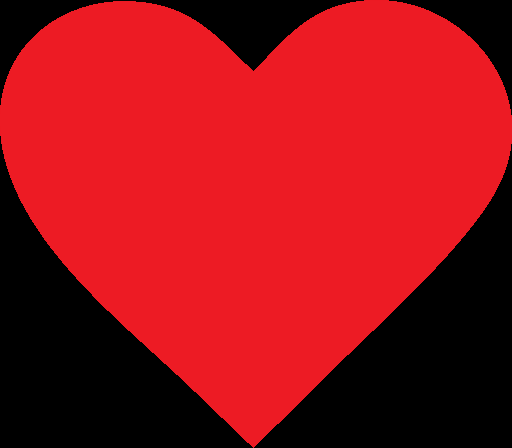
#> input picture data/example/red-heart.png, 512 x 448 px, found by its file name
$ python gen_path_image.py
#> lines starting #> are read from the running program, lines starting #| are printed output that depends on the picture; after the words box and inside, x2 and y2 are one past the last pixel; in counts of white or black regions, pixels touching at a corner belong together
from itertools import count
from socket import AF_IPX
import cv2
import numpy as np
from matplotlib import pyplot as plt

img = cv2.imread("data/example/red-heart.png") # open image
#> img is the input picture: shape (448, 512, 3); mean B, G, R 23.7, 17.8, 156

####################################### image process
gray = cv2.cvtColor(img,cv2.COLOR_BGR2GRAY)
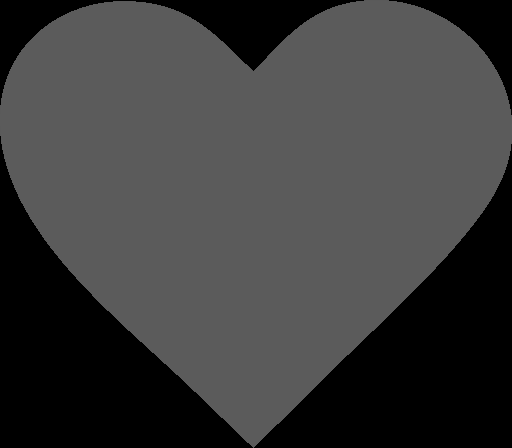
#> gray: shape (448, 512); min 0, max 91, mean 59.9
ret, binary = cv2.threshold(gray,50,255,cv2.THRESH_BINARY)
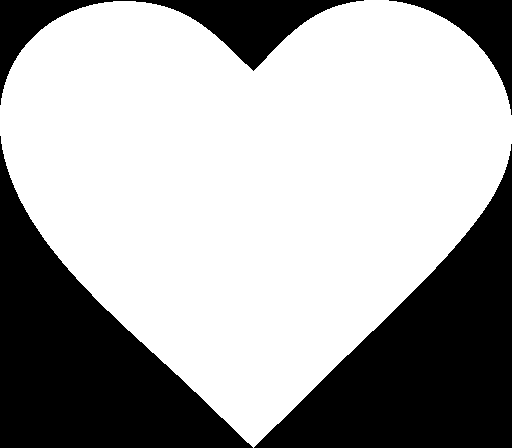
#> binary: shape (448, 512); 65.8% white; 4 black regions
cv2.imshow("gray", gray)
cv2.imshow("binary", binary)

# contours, hierarchy = cv2.findContours(binary,cv2.RETR_TREE,cv2.CHAIN_APPROX_SIMPLE)
contours, hierarchy = cv2.findContours(binary,cv2.RETR_EXTERNAL,cv2.CHAIN_APPROX_NONE)
#> contours = 1 contour; box (x1, y1, x2, y2) and area: (0, 0, 512, 448) 150306
cv2.drawContours(img,contours,-1,(0,255,255),3)
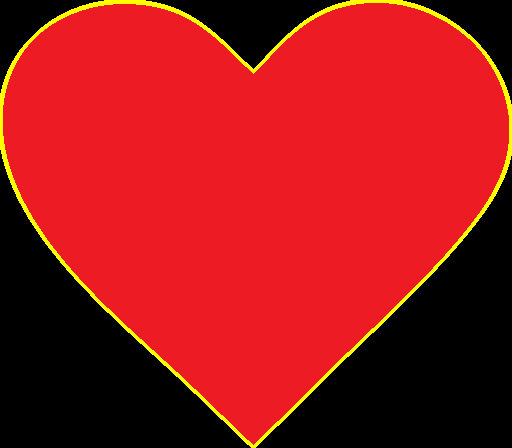
#> img: shape (448, 512, 3); 2.66% of pixels changed, all inside (x1, y1, x2, y2) = (0, 0, 512, 448)
print(contours[0][-3])
#| [[367   0]]
print("size:", len(contours[0]))
#| size: 1270

cv2.imshow("img", img)
cv2.waitKey(1)

contoursNp = np.array(contours).reshape(-1,2)
#> contoursNp = 1270 pairs, first value 0 to 511, second value 0 to 447
print(len(contoursNp))
#| 1270
contoursNp = contoursNp[::30] # down_sample
#> contoursNp = 43 pairs, first value 0 to 511, second value 0 to 446
print(contoursNp)
#> (printed output is left out)

####################################### remap to robot pose
center = np.array([10,407]) # x,z
NewMin = np.array([center[0]-150,center[1]+150]) # x,z
NewMax = np.array([center[0]+150,center[1]-150])
OldRange = (np.array([640,480]) - np.array([0,0]))  # (OldMax - OldMin)
NewRange = (NewMax - NewMin)  # (NewMax - NewMin)
path = (((contoursNp - [0,0]) * NewRange) / OldRange) + NewMin # (((OldValue - OldMin) * NewRange) / OldRange) + NewMin
#> path = 43 pairs, first value -140 to 99.53, second value 278.2 to 557

# path = (contoursNp / [640,480]) * [-92,6] + [208,456]
# print(path[-3])

####################################### show 2d plot
fig = plt.figure()
ax = fig.add_subplot()
ax.set_xlabel('X')
ax.set_ylabel('Z')
ax.set_xlim(NewMin[0]-50,NewMax[0]+50)
ax.set_ylim(NewMax[1]-50,NewMin[1]+50)

# sc = ax.scatter(path[:,0], path[:,1], s=20, label='Path', c=path[:,0], cmap='jet')
sc = ax.scatter(path[:,0], path[:,1], s=20, label='Path')
ax.legend()
# cbar = plt.colorbar(sc)
# cbar.set_label('X')

############################################## robot data
robotNpSize = len(contoursNp)
#> robotNpSize = 43
robotNp = np.zeros((robotNpSize*5,7))
for i in range(5):
    robotNp[robotNpSize*i:robotNpSize*(i+1),0] = path[:,0]
    robotNp[robotNpSize*i:robotNpSize*(i+1),1] = 250+(i*60)
    robotNp[robotNpSize*i:robotNpSize*(i+1),2] = path[:,1]
    robotNp[robotNpSize*i:robotNpSize*(i+1),3] = -180
    robotNp[robotNpSize*i:robotNpSize*(i+1),4] = 0
    robotNp[robotNpSize*i:robotNpSize*(i+1),5] = -90
    robotNp[robotNpSize*i:robotNpSize*(i+1),6] = 100000

    print(robotNp[1])

#################################################### show plot 3d
fig = plt.figure()
# ax = fig.gca(projection='3d')
ax = fig.add_subplot(projection='3d')
ax.set_xlabel('X')
ax.set_ylabel('Y')
ax.set_zlabel('Z')
# ax.set_xlim(-200,200)
# ax.set_ylim(450,600)
# ax.set_zlim(-200,200)
sc = ax.scatter(robotNp[:,0], robotNp[:,1], robotNp[:,2], s=20, label='Marker', c=robotNp[:,2], cmap='jet')
ax.legend()
cbar = plt.colorbar(sc)
cbar.set_label('Path')

############################################## save path
fs = cv2.FileStorage("src/robot_arm/robot_path_heart_3d.yaml", cv2.FILE_STORAGE_WRITE)
fs.write('path', robotNp)

############################################## show plot
plt.show()
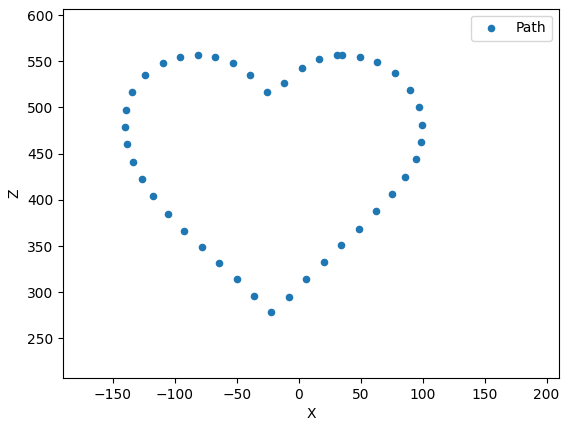
#> figure drawn by matplotlib, 1 panel
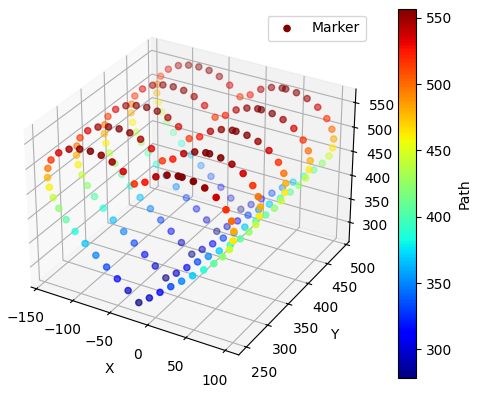
#> figure drawn by matplotlib, 2 panels
